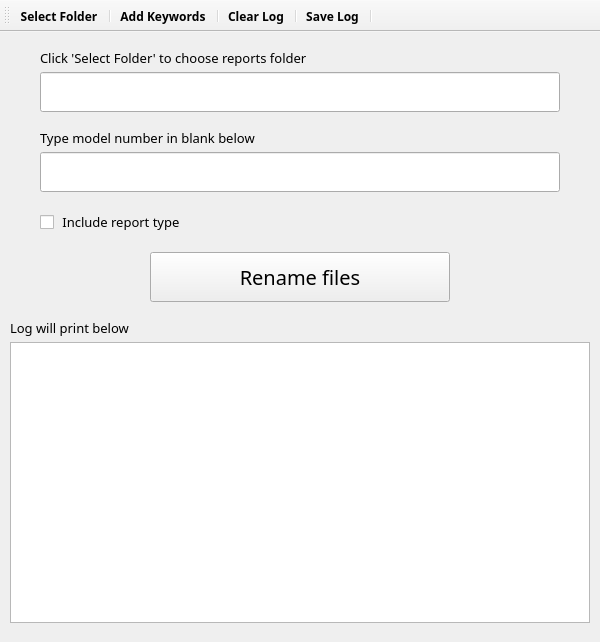
<?xml version="1.0" encoding="UTF-8"?>
<ui version="4.0">
 <class>MainWindow</class>
 <widget class="QMainWindow" name="MainWindow">
  <property name="geometry">
   <rect>
    <x>0</x>
    <y>0</y>
    <width>600</width>
    <height>642</height>
   </rect>
  </property>
  <property name="contextMenuPolicy">
   <enum>Qt::DefaultContextMenu</enum>
  </property>
  <property name="windowTitle">
   <string> One-click modification V1.0</string>
  </property>
  <widget class="QWidget" name="centralwidget">
   <widget class="QPushButton" name="btn_rename">
    <property name="geometry">
     <rect>
      <x>150</x>
      <y>220</y>
      <width>300</width>
      <height>50</height>
     </rect>
    </property>
    <property name="font">
     <font>
      <family>等线</family>
      <pointsize>15</pointsize>
      <weight>50</weight>
      <bold>false</bold>
     </font>
    </property>
    <property name="text">
     <string>Rename files</string>
    </property>
    <property name="iconSize">
     <size>
      <width>30</width>
      <height>30</height>
     </size>
    </property>
   </widget>
   <widget class="QLineEdit" name="text_folder_path">
    <property name="enabled">
     <bool>true</bool>
    </property>
    <property name="geometry">
     <rect>
      <x>40</x>
      <y>40</y>
      <width>520</width>
      <height>40</height>
     </rect>
    </property>
    <property name="font">
     <font>
      <family>Segoe UI Light</family>
      <pointsize>12</pointsize>
     </font>
    </property>
    <property name="text">
     <string/>
    </property>
   </widget>
   <widget class="QLineEdit" name="text_model">
    <property name="geometry">
     <rect>
      <x>40</x>
      <y>120</y>
      <width>520</width>
      <height>40</height>
     </rect>
    </property>
    <property name="font">
     <font>
      <family>等线</family>
      <pointsize>12</pointsize>
     </font>
    </property>
    <property name="alignment">
     <set>Qt::AlignLeading|Qt::AlignLeft|Qt::AlignVCenter</set>
    </property>
    <property name="placeholderText">
     <string/>
    </property>
   </widget>
   <widget class="QCheckBox" name="checkBox_type">
    <property name="geometry">
     <rect>
      <x>40</x>
      <y>170</y>
      <width>211</width>
      <height>40</height>
     </rect>
    </property>
    <property name="font">
     <font>
      <family>等线</family>
      <pointsize>10</pointsize>
      <weight>50</weight>
      <italic>false</italic>
      <bold>false</bold>
      <underline>false</underline>
     </font>
    </property>
    <property name="text">
     <string> Include report type</string>
    </property>
   </widget>
   <widget class="QLabel" name="label">
    <property name="geometry">
     <rect>
      <x>40</x>
      <y>10</y>
      <width>461</width>
      <height>31</height>
     </rect>
    </property>
    <property name="font">
     <font>
      <family>等线</family>
      <pointsize>10</pointsize>
     </font>
    </property>
    <property name="text">
     <string>Click 'Select Folder' to choose reports folder</string>
    </property>
   </widget>
   <widget class="QTextBrowser" name="text_log">
    <property name="geometry">
     <rect>
      <x>10</x>
      <y>310</y>
      <width>580</width>
      <height>281</height>
     </rect>
    </property>
    <property name="font">
     <font>
      <family>等线</family>
      <pointsize>10</pointsize>
     </font>
    </property>
    <property name="html">
     <string>&lt;!DOCTYPE HTML PUBLIC &quot;-//W3C//DTD HTML 4.0//EN&quot; &quot;http://www.w3.org/TR/REC-html40/strict.dtd&quot;&gt;
&lt;html&gt;&lt;head&gt;&lt;meta name=&quot;qrichtext&quot; content=&quot;1&quot; /&gt;&lt;style type=&quot;text/css&quot;&gt;
p, li { white-space: pre-wrap; }
&lt;/style&gt;&lt;/head&gt;&lt;body style=&quot; font-family:'等线'; font-size:10pt; font-weight:400; font-style:normal;&quot;&gt;
&lt;p style=&quot;-qt-paragraph-type:empty; margin-top:0px; margin-bottom:0px; margin-left:0px; margin-right:0px; -qt-block-indent:0; text-indent:0px; font-family:'MS Shell Dlg 2'; font-size:7.8pt;&quot;&gt;&lt;br /&gt;&lt;/p&gt;&lt;/body&gt;&lt;/html&gt;</string>
    </property>
   </widget>
   <widget class="QLabel" name="label_3">
    <property name="geometry">
     <rect>
      <x>40</x>
      <y>90</y>
      <width>381</width>
      <height>31</height>
     </rect>
    </property>
    <property name="font">
     <font>
      <family>等线</family>
      <pointsize>10</pointsize>
     </font>
    </property>
    <property name="text">
     <string>Type model number in blank below</string>
    </property>
   </widget>
   <widget class="QLabel" name="label_2">
    <property name="geometry">
     <rect>
      <x>10</x>
      <y>285</y>
      <width>201</width>
      <height>21</height>
     </rect>
    </property>
    <property name="font">
     <font>
      <family>等线</family>
      <pointsize>10</pointsize>
     </font>
    </property>
    <property name="text">
     <string>Log will print below</string>
    </property>
   </widget>
  </widget>
  <widget class="QToolBar" name="toolBar">
   <property name="font">
    <font>
     <family>等线</family>
     <pointsize>9</pointsize>
     <weight>75</weight>
     <bold>true</bold>
     <underline>false</underline>
     <kerning>false</kerning>
    </font>
   </property>
   <property name="windowTitle">
    <string>toolBar</string>
   </property>
   <property name="layoutDirection">
    <enum>Qt::LeftToRight</enum>
   </property>
   <property name="autoFillBackground">
    <bool>false</bool>
   </property>
   <property name="toolButtonStyle">
    <enum>Qt::ToolButtonTextBesideIcon</enum>
   </property>
   <attribute name="toolBarArea">
    <enum>TopToolBarArea</enum>
   </attribute>
   <attribute name="toolBarBreak">
    <bool>false</bool>
   </attribute>
   <addaction name="action_select_folder"/>
   <addaction name="separator"/>
   <addaction name="action_keywords"/>
   <addaction name="separator"/>
   <addaction name="action_clear_log"/>
   <addaction name="separator"/>
   <addaction name="action_save_log"/>
   <addaction name="separator"/>
  </widget>
  <action name="action_keywords">
   <property name="icon">
    <iconset>
     <normaloff>imgs/add.png</normaloff>imgs/add.png</iconset>
   </property>
   <property name="text">
    <string>Add Keywords</string>
   </property>
   <property name="toolTip">
    <string>Add Keywords</string>
   </property>
  </action>
  <action name="action_clear_log">
   <property name="icon">
    <iconset>
     <normaloff>imgs/clear.png</normaloff>imgs/clear.png</iconset>
   </property>
   <property name="text">
    <string>Clear Log</string>
   </property>
   <property name="toolTip">
    <string>Clear Log</string>
   </property>
  </action>
  <action name="action_select_folder">
   <property name="icon">
    <iconset>
     <normaloff>imgs/folder.png</normaloff>imgs/folder.png</iconset>
   </property>
   <property name="text">
    <string>Select Folder</string>
   </property>
   <property name="toolTip">
    <string>Select Folder</string>
   </property>
  </action>
  <action name="action_save_log">
   <property name="icon">
    <iconset>
     <normaloff>imgs/save_log.png</normaloff>imgs/save_log.png</iconset>
   </property>
   <property name="text">
    <string>Save Log</string>
   </property>
   <property name="toolTip">
    <string>Save Log</string>
   </property>
  </action>
 </widget>
 <resources/>
 <connections/>
</ui>
